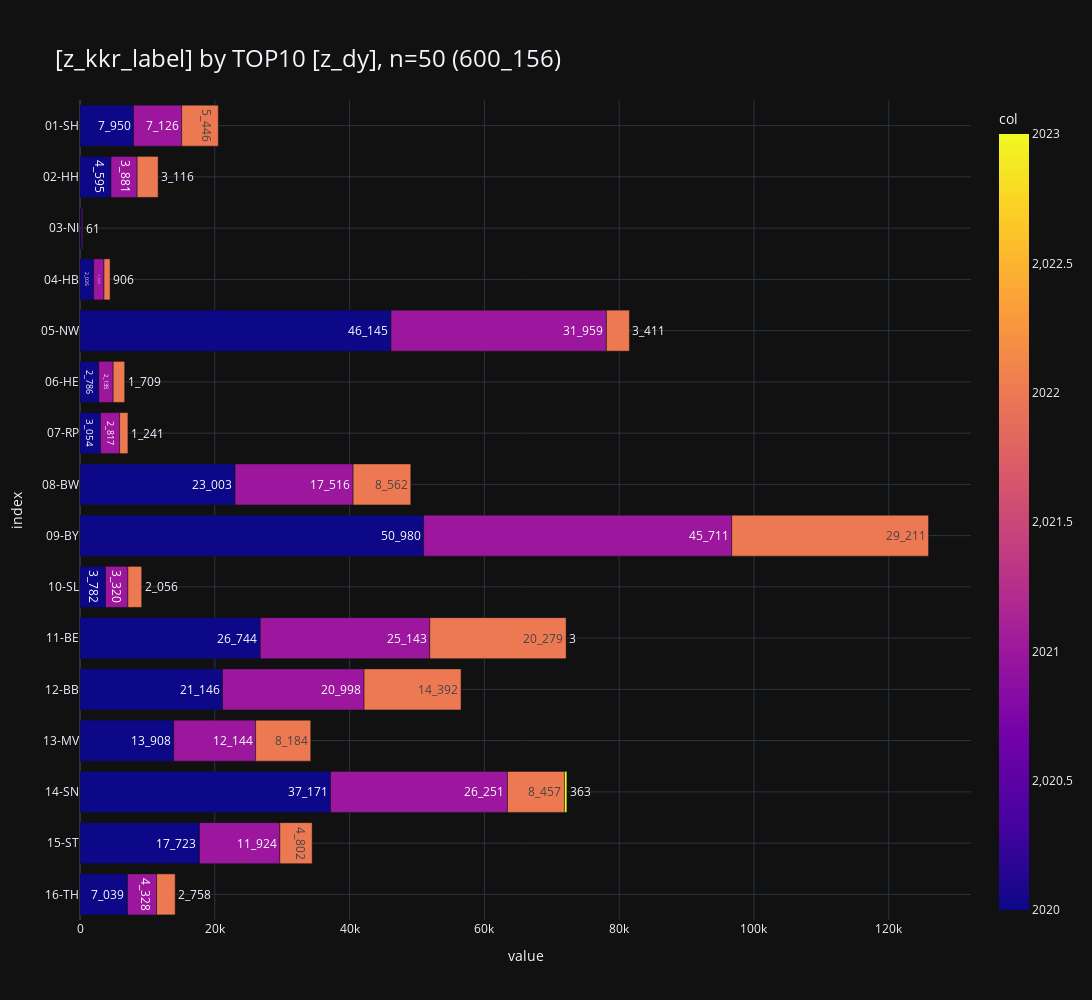

Notebook code for this chart:
### Code cell
_df = df_facets[
    [
        "z_kkr_label",
        "z_dy",
        "cnt",
    ]
]#.astype({"z_dy": str})

_ = pls.plot_stacked_bars(
    _df,
    # swap=True,
    orientation="h",
    # show_total=True,
    # normalize=True,
    # relative=True,
    height=1000,
    top_n_color=10,
    # sort_values_index=True,
    # sort_values_color=True,
    # top_n_index=5,
    # precision=2,
    # show_other=True,
    # top_n_index=2,
    # renderer="png",
)
_

### Figure 1 — Plotly figure (JSON) as saved in the notebook; plotly's stock layout.template omitted (floating-point values rounded to 4 significant figures)
{"data": [{"hovertemplate": "value=%{x}<br>index=%{y}<br>cnt_str=%{text}<br>col=%{marker.color}<extra></extra>", "legendgroup": "", "marker": {"color": [2020, 2021, 2022, 2020, 2021, 2022, 2020, 2021, 2022, 2020, 2021, 2022, 2020, 2021, 2022, 2020, 2021, 2022, 2020, 2021, 2022, 2020, 2021, 2022, 2020, 2021, 2022, 2020, 2021, 2022, 2020, 2021, 2022, 2023, 2020, 2021, 2022, 2020, 2021, 2022, 2020, 2021, 2022, 2023, 2020, 2021, 2022, 2020, 2021, 2022], "coloraxis": "coloraxis", "pattern": {"shape": ""}}, "name": "", "orientation": "h", "showlegend": false, "text": ["7_950", "7_126", "5_446", "4_595", "3_881", "3_116", "211", "149", "61", "2_035", "1_525", "906", "46_145", "31_959", "3_411", "2_786", "2_135", "1_709", "3_054", "2_817", "1_241", "23_003", "17_516", "8_562", "50_980", "45_711", "29_211", "3_782", "3_320", "2_056", "26_744", "25_143", "20_279", "3", "21_146", "20_998", "14_392", "13_908", "12_144", "8_184", "37_171", "26_251", "8_457", "363", "17_723", "11_924", "4_802", "7_039", "4_328", "2_758"], "textposition": "auto", "type": "bar", "x": [7950, 7126, 5446, 4595, 3881, 3116, 211, 149, 61, 2035, 1525, 906, 46145, 31959, 3411, 2786, 2135, 1709, 3054, 2817, 1241, 23003, 17516, 8562, 50980, 45711, 29211, 3782, 3320, 2056, 26744, 25143, 20279, 3, 21146, 20998, 14392, 13908, 12144, 8184, 37171, 26251, 8457, 363, 17723, 11924, 4802, 7039, 4328, 2758], "xaxis": "x", "y": ["01-SH", "01-SH", "01-SH", "02-HH", "02-HH", "02-HH", "03-NI", "03-NI", "03-NI", "04-HB", "04-HB", "04-HB", "05-NW", "05-NW", "05-NW", "06-HE", "06-HE", "06-HE", "07-RP", "07-RP", "07-RP", "08-BW", "08-BW", "08-BW", "09-BY", "09-BY", "09-BY", "10-SL", "10-SL", "10-SL", "11-BE", "11-BE", "11-BE", "11-BE", "12-BB", "12-BB", "12-BB", "13-MV", "13-MV", "13-MV", "14-SN", "14-SN", "14-SN", "14-SN", "15-ST", "15-ST", "15-ST", "16-TH", "16-TH", "16-TH"], "yaxis": "y"}], "layout": {"barmode": "relative", "coloraxis": {"colorbar": {"title": {"text": "col"}}, "colorscale": [[0, "#0d0887"], [0.1111, "#46039f"], [0.2222, "#7201a8"], [0.3333, "#9c179e"], [0.4444, "#bd3786"], [0.5556, "#d8576b"], [0.6667, "#ed7953"], [0.7778, "#fb9f3a"], [0.8889, "#fdca26"], [1, "#f0f921"]]}, "height": 1000, "legend": {"title": {"text": "z_dy"}, "tracegroupgap": 0, "traceorder": "normal"}, "title": {"font": {"size": 24}, "text": "[z_kkr_label] by TOP10 [z_dy], n=50 (600_156)", "xanchor": "left", "y": 0.95, "yanchor": "top"}, "width": 2000, "xaxis": {"anchor": "y", "domain": [0, 1], "gridwidth": 1, "range": [0, 132200.0], "showgrid": true, "title": {"text": "value"}}, "yaxis": {"anchor": "x", "categoryarray": ["16-TH", "15-ST", "14-SN", "13-MV", "12-BB", "11-BE", "10-SL", "09-BY", "08-BW", "07-RP", "06-HE", "05-NW", "04-HB", "03-NI", "02-HH", "01-SH"], "categoryorder": "array", "domain": [0, 1], "gridwidth": 1, "showgrid": true, "title": {"text": "index"}}}}
